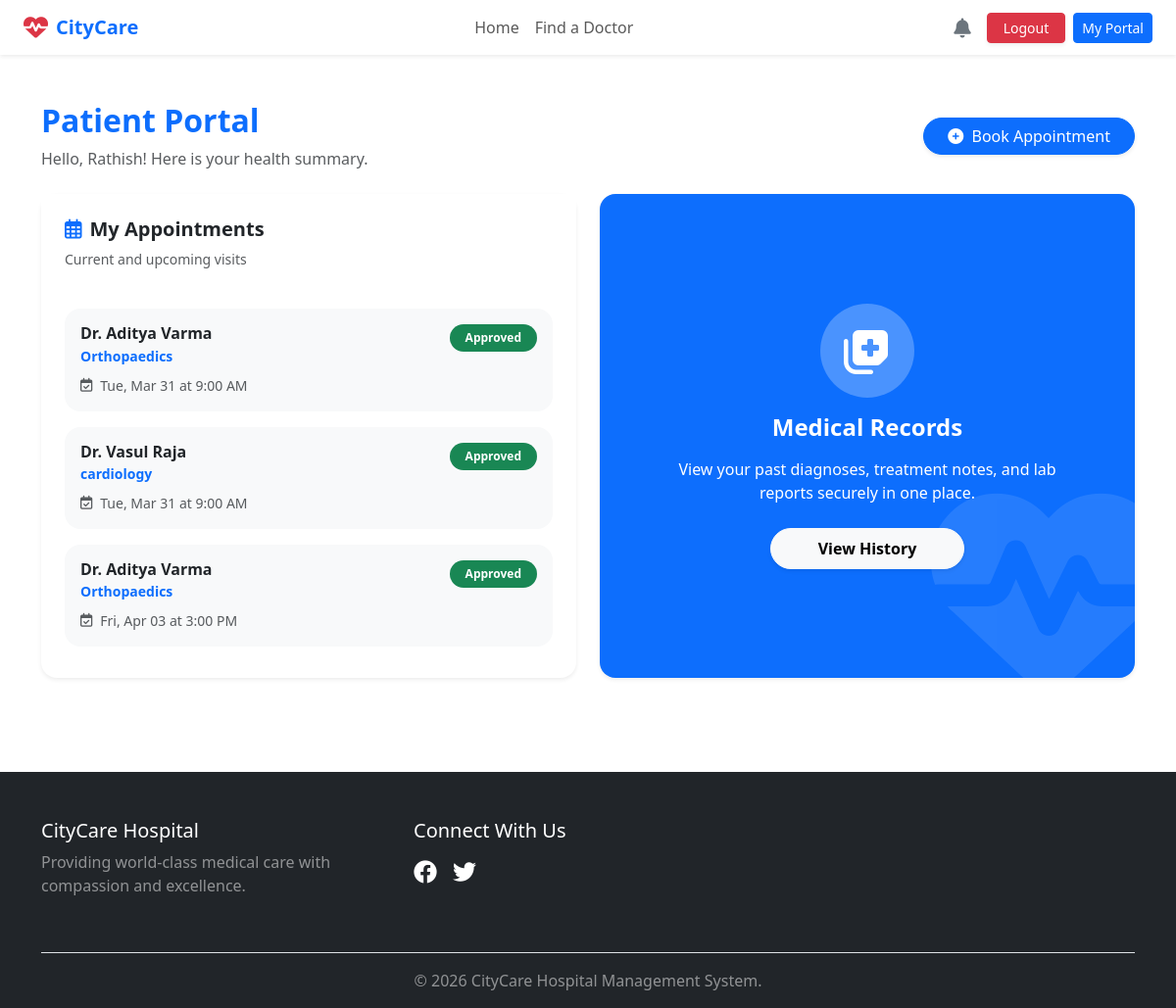
The page /dashboard/my-portal/ (signed in) on the database its author committed.
### patients/models.py (models this page shows, shortened)
class Patient(models.Model):
    user = models.OneToOneField(settings.AUTH_USER_MODEL, on_delete=models.CASCADE, related_name='patient_profile')
    date_of_birth = models.DateField(null=True, blank=True)
    blood_group = models.CharField(max_length=10, blank=True)
    medical_history = models.TextField(blank=True, help_text="Past illnesses, allergies, etc.")
    contact_number = models.CharField(max_length=15, blank=True)
    address = models.TextField(blank=True)
    profile_picture = models.ImageField(upload_to='profile_pics/patients/', null=True, blank=True)

### accounts/models.py (models this page shows, shortened)
class CustomUser(AbstractUser):
    is_admin = models.BooleanField(default=False)
    is_doctor = models.BooleanField(default=False)
    is_patient = models.BooleanField(default=False)

### appointments/models.py (models this page shows, shortened)
class Appointment(models.Model):
    objects = None
    STATUS_CHOICES = [
        ('Pending', 'Pending'),
        ('Approved', 'Approved'),
        ('Completed', 'Completed'),
        ('Cancelled', 'Cancelled'),
    ]
    patient = models.ForeignKey(Patient, on_delete=models.CASCADE, related_name='appointments')
    doctor = models.ForeignKey(Doctor, on_delete=models.CASCADE, related_name='appointments')
    appointment_date = models.DateField()
    appointment_time = models.TimeField()
    status = models.CharField(max_length=20, choices=STATUS_CHOICES, default='Pending')
    symptoms = models.TextField(blank=True, help_text="Brief description of the problem")
    created_at = models.DateTimeField(auto_now_add=True)

### doctors/models.py (models this page shows, shortened)
class Doctor(models.Model):
    objects = None
    user = models.OneToOneField(settings.AUTH_USER_MODEL, on_delete=models.CASCADE)
    department = models.ForeignKey(Department, on_delete=models.SET_NULL, null=True, related_name='doctors')
    specialization = models.CharField(max_length=150)
    profile_picture = models.ImageField(upload_to='profile_pics/doctors/', null=True, blank=True)
    available_days = models.CharField(max_length=100, help_text="e.g., Mon, Wed, Fri")

### dashboard/views.py (the view)
# urls.py: path('my-portal/', views.patient_dashboard, name='patient_dashboard'),
@login_required
def patient_dashboard(request):
    if request.user.groups.filter(name='Pharmacy_Worker').exists():
        return redirect('pharmacy_worker_dashboard')
    if not request.user.is_patient:
        return redirect('home')
    patient_profile = Patient.objects.get(user=request.user)
    today = timezone.now().date()
    context = {
        'patient': patient_profile,
        'my_appointments': Appointment.objects.filter(
            patient=patient_profile,
            appointment_date__gte=today
        ).order_by('appointment_date', 'appointment_time'),
    }
    return render(request, 'dashboard/patient.html', context)

### dashboard/context_processors.py (called while the page is built)
def user_notifications(request):
    if request.user.is_authenticated:
        unread_notifications = Notification.objects.filter(user=request.user, is_read=False).order_by('-created_at')
        return {
            'notifications': unread_notifications,
            'unread_count': unread_notifications.count()
        }
    return {'notifications': [], 'unread_count': 0}

### templates/dashboard/patient.html (shortened to what this page needs)
{% extends 'base.html' %}
{% block content %}
<div class="container py-5">
    <div class="row mb-4 align-items-center">
        <div class="col-md-8">
            <h2 class="text-primary fw-bold">Patient Portal</h2>
            <p class="text-muted mb-0">Hello, {{ patient.user.first_name }}! Here is your health summary.</p>
        </div>
        <div class="col-md-4 text-md-end mt-3 mt-md-0">
            <a href="{% url 'doctor_list' %}" class="btn btn-primary rounded-pill px-4 shadow-sm hover-elevate">
                <i class="fas fa-plus-circle me-1"></i> Book Appointment
            </a>
        </div>
    </div>
    <div class="row g-4">
        <div class="col-md-6">
            <div class="card shadow-sm border-0 h-100 rounded-4">
                <div class="card-header bg-white pt-4 px-4 border-bottom-0">
                    <h5 class="fw-bold text-dark"><i class="far fa-calendar-alt me-2 text-primary"></i>My Appointments</h5>
                    <p class="text-muted small">Current and upcoming visits</p>
                </div>
                <div class="card-body px-4" style="max-height: 500px; overflow-y: auto; overflow-x: hidden;">
                    {% for appt in my_appointments %}
                    <div class="p-3 border-0 rounded-4 mb-3 bg-light hover-elevate shadow-xs">
                        <div class="d-flex justify-content-between align-items-start mb-2">
                            <div>
                                <h6 class="fw-bold mb-0 text-dark">
                                    Dr. {{ appt.doctor.user.get_full_name }}
                                </h6>
                                <small class="text-primary fw-bold">{{ appt.doctor.specialization }}</small>
                            </div>
                            <span class="badge rounded-pill px-3 py-2 {% if appt.status == 'Approved' %}bg-success{% elif appt.status == 'Pending' %}bg-warning text-dark{% else %}bg-secondary{% endif %}">
                                {{ appt.status }}
                            </span>
                        </div>
                        <div class="d-flex align-items-center text-muted small">
                            <i class="far fa-calendar-check me-2"></i>
                            {{ appt.appointment_date|date:"D, M d" }} at {{ appt.appointment_time|time:"g:i A" }}
                        </div>
                    </div>
                    {% empty %}
                    <div class="text-center py-5">
                        <i class="fas fa-calendar-day fa-3x mb-3 text-light-emphasis opacity-25"></i>
                        <p class="text-muted">No upcoming appointments found.</p>
                    </div>
                    {% endfor %}
                </div>
            </div>
        </div>
        <div class="col-md-6">
            <div class="card shadow-sm border-0 h-100 rounded-4 bg-primary text-white overflow-hidden position-relative">
                <i class="fas fa-heartbeat position-absolute" style="font-size: 15rem; right: -2rem; bottom: -2rem; opacity: 0.1;"></i>
                <div class="card-body d-flex flex-column justify-content-center align-items-center text-center p-5 position-relative">
                    <div class="bg-white bg-opacity-25 rounded-circle p-4 mb-3">
                        <i class="fas fa-notes-medical fa-3x"></i>
                    </div>
                    <h4 class="fw-bold mb-3">Medical Records</h4>
                    <p class="mb-4 px-lg-4">View your past diagnoses, treatment notes, and lab reports securely in one place.</p>
                    <a href="{% url 'my_records' %}" class="btn btn-light rounded-pill px-5 py-2 fw-bold shadow-sm hover-elevate">
                        View History
                    </a>
                </div>
            </div>
        </div>
    </div>
</div>
{% endblock %}

### rows shown on the page
Patient: user.first_name "Rathish"
Appointment: doctor.user.get_full_name "Aditya Varma", doctor.specialization "Orthopaedics", status "Approved", appointment_date "Tue, Mar 31", appointment_time "9:00 AM"
Appointment: doctor.user.get_full_name "Vasul Raja", doctor.specialization "cardiology", status "Approved", appointment_date "Tue, Mar 31", appointment_time "9:00 AM"
Appointment: doctor.user.get_full_name "Aditya Varma", doctor.specialization "Orthopaedics", status "Approved", appointment_date "Fri, Apr 03", appointment_time "3:00 PM"
